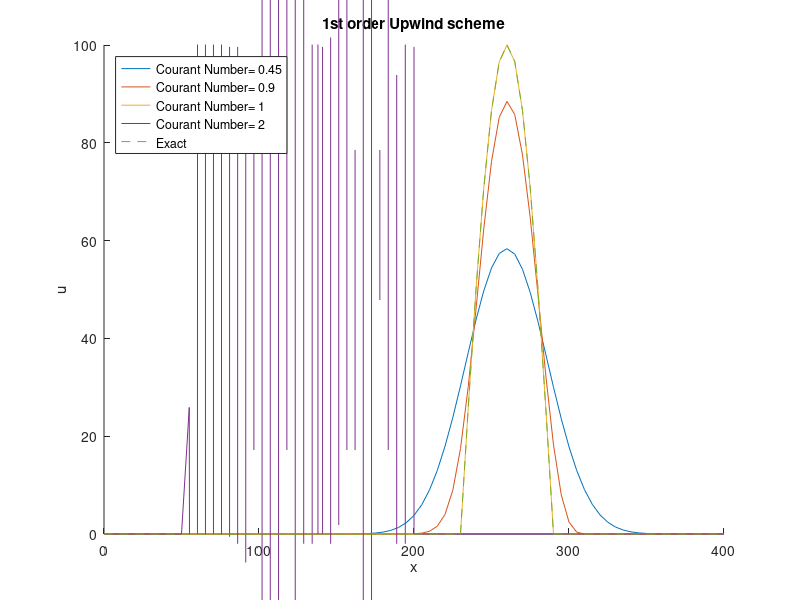
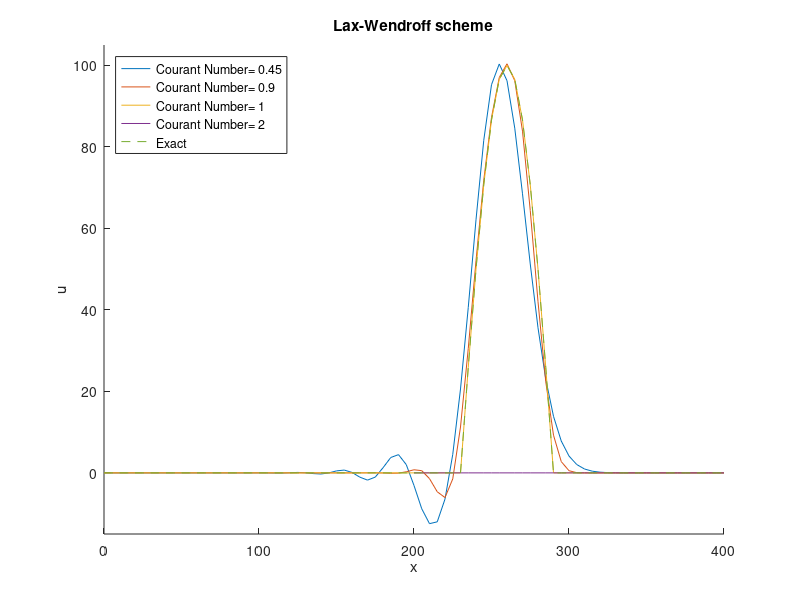

Write the MATLAB code that produced these figures, in order.
% Solves advection equation
%     u_t+c*u_x = 0
% with 1st O Upwind and Lax-Wendroff Schemes
%%
% Parameters
courants=[0.45 0.9 1 2];            % courant numbers
dx=5;                               % space step
c=400;                              % propagation speed
x=0:dx:400;                         % x range
nx=length(x);                       % number of space steps
%% 
% Initial condition
u0=zeros(1,nx);
for k=1:nx
    if(x(k)>=50 && x(k)<110)
        u0(k)=100*sin(pi*((x(k)-50)/60));
    end
end
%%

for kk=1:4
    
    co=courants(kk);                % courant number co=(c*dt)/dx
    dt=(co*dx)/c;                   % time step
    t=0:dt:0.45;                    % time range
    nt=length(t);                   % number of time steps
    
    %initialize
    uupwind=zeros(nt,nx); uexact=zeros(nt,nx);
    uupwind(1,:)= u0;  uexact(1,:)=u0;
    ulax=uupwind;
    
    for j=2:nt
        %bc
        uupwind(j,1)=0;uupwind(j,end)=0;
        uexact(j,1)=0;uexact(j,end)=0; 
        
        for i=2:nx-1
            %Upwind
            uupwind(j,i)=uupwind(j-1,i)-co*(uupwind(j-1,i)-uupwind(j-1,i-1));
            %Lax Wendroff
            ulax(j,i)=ulax(j-1,i)-(co/2)*(ulax(j-1,i+1)-ulax(j-1,i-1))+(co^2/2)*(ulax(j-1,i+1)-2*ulax(j-1,i)+ulax(j-1,i-1));
        end 
        
        %exact
        for v=1:nx
            if((x(v)-c*t(j))>=50 && (x(v)-c*t(j))<110)
                uexact(j,v)=100*sin(pi*((x(v)-c*t(j)-50)/60));
            end
        end
    end
    
    figure(1);
    hold on
    plot(x,uupwind(end,:));
    
    figure(2);
    hold on
    plot(x,ulax(end,:));
    
end
%%
% plot
hold on
figure(1);
plot(x,uexact(end,:),'--'); 
legend('Courant Number= 0.45','Courant Number= 0.9','Courant Number= 1','Courant Number= 2','Exact','Location','Northwest');
title('1st order Upwind scheme')
xlabel('x');ylabel('u');
axis([0 400 0 100]);

figure(2);
plot(x,uexact(end,:),'--'); 
legend('Courant Number= 0.45','Courant Number= 0.9','Courant Number= 1','Courant Number= 2','Exact','Location','Northwest');
title('Lax-Wendroff scheme')
xlabel('x');ylabel('u');
axis([0 400 -15 105]);
